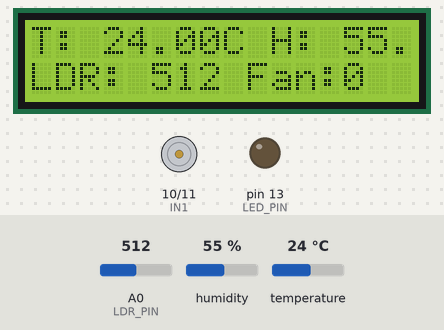
This sketch was run on a simulated Arduino Uno, built with avr-gcc and run on an emulated ATmega328P. On the bench: 16×2 character LCD, motor-driver pin pairs drawn as motors (green arrow = first pin HIGH = forward, orange = second pin HIGH = backward, longer = more drive, scaled by the enable pin), output pins drawn as LEDs (lit = HIGH). Inputs (shaded band) come from the test bench; at power-on: A0 (LDR_PIN) = 512, temperature 24 °C, humidity 55 %. What the sketch prints to the serial monitor is not drawn.

Above: at 1.2 s.
1.3 s: A0 (LDR_PIN) set to 790
At 2.8 s:
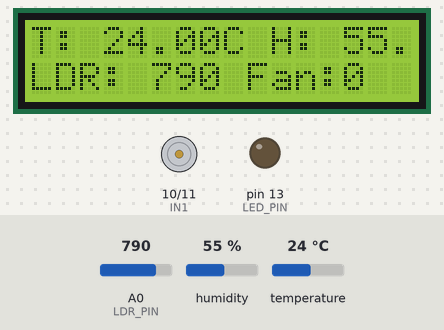
4.1 s: A0 (LDR_PIN) set to 819
At 5.6 s:
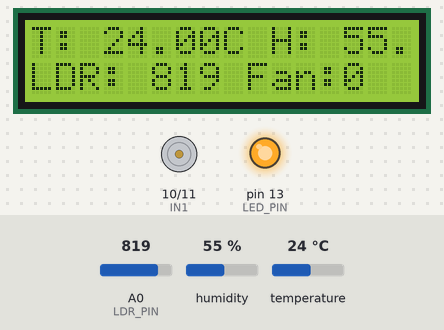
6.9 s: temperature set to 26 °C
At 9.1 s:
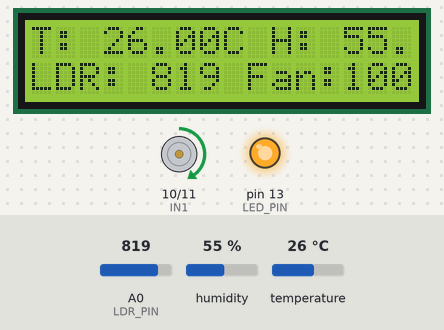
9.9 s: temperature set to 28 °C
12.7 s: temperature set to 31 °C
At 15.6 s:
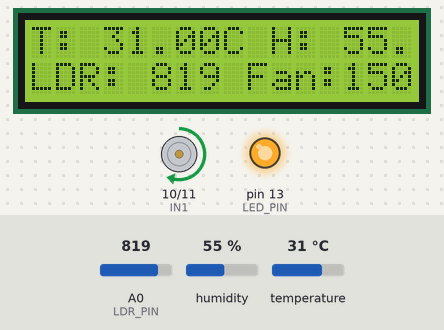
16.1 s: A0 (LDR_PIN) set to 511
At 17.4 s:
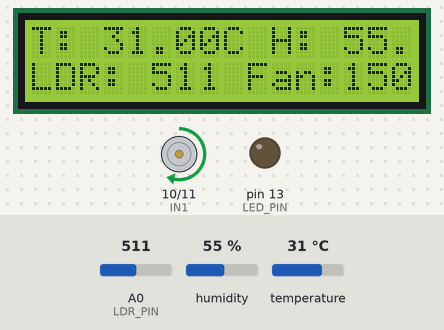
Timing chart, 0 to 19.1 s (numbered marks = the images above; inputs shaded):
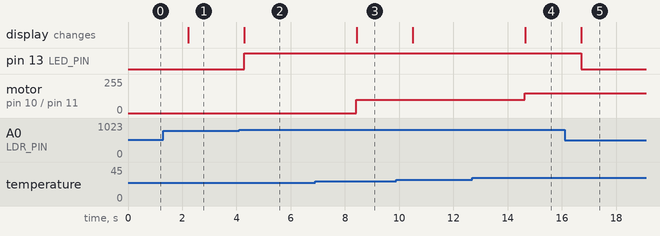

The sketch:

main2withLDR.ino
```cpp
#include <Wire.h>
#include <LiquidCrystal_I2C.h>
#include <DHT.h>

// Define LCD (I2C address: 0x27, 16x2 display)
LiquidCrystal_I2C lcd(0x27, 16, 2);

// Define DHT sensor
#define DHTPIN 8      // DHT11 connected to digital pin 8
#define DHTTYPE DHT11 // DHT11 sensor type
DHT dht(DHTPIN, DHTTYPE);

// Define motor driver pins
#define ENA 9   // PWM pin for speed control
#define IN1 10  // Motor direction
#define IN2 11  // Motor direction

// Define LDR and LED
#define LDR_PIN A0   // LDR sensor analog pin
#define LED_PIN 13   // LED output pin

void setup() {
  Serial.begin(9600); // Start Serial Monitor
  Serial.println("Temperature & LDR-Based Fan and Light Controller Initialized");

  // Initialize LCD
  lcd.init();
  lcd.backlight();
  lcd.setCursor(0, 0);
  lcd.print("Fan & Light Ctrl");

  // Initialize DHT sensor
  dht.begin();

  // Set motor pins as outputs
  pinMode(ENA, OUTPUT);
  pinMode(IN1, OUTPUT);
  pinMode(IN2, OUTPUT);

  // Set LED as output
  pinMode(LED_PIN, OUTPUT);

  // Ensure fan is off initially
  digitalWrite(IN1, LOW);
  digitalWrite(IN2, LOW);
  analogWrite(ENA, 0);

  // Ensure LED is OFF initially
  digitalWrite(LED_PIN, LOW);
}

void loop() {
  // Read temperature and humidity from DHT11
  float temperature = dht.readTemperature();
  float humidity = dht.readHumidity();

  // Read LDR sensor value
  int ldrValue = analogRead(LDR_PIN);

  // Check if the temperature reading is valid
  if (isnan(temperature) || isnan(humidity)) {
    Serial.println("Error: Failed to read from DHT11 sensor!");
    lcd.setCursor(0, 0);
    lcd.print("Temp Error!      ");
  } else {
    // Print temperature, humidity, and LDR value on LCD
    lcd.setCursor(0, 0);
    lcd.print("T: ");
    lcd.print(temperature);
    lcd.print("C H: ");
    lcd.print(humidity);
    lcd.print("% ");

    lcd.setCursor(0, 1);
    lcd.print("LDR: ");
    lcd.print(ldrValue);
    lcd.print("    "); // Clear previous characters

    // Print values on Serial Monitor
    Serial.print("Temperature: ");
    Serial.print(temperature);
    Serial.print(" C, Humidity: ");
    Serial.print(humidity);
    Serial.print("%, LDR Value: ");
    Serial.println(ldrValue);

    // Control fan speed based on temperature
    int fanSpeed = 0;

    if (temperature < 25) {
      fanSpeed = 0; // Fan OFF
    } else if (temperature >= 25 && temperature < 30) {
      fanSpeed = 100; // Low speed
    } else if (temperature >= 30 && temperature < 35) {
      fanSpeed = 150; // Medium speed
    } else {
      fanSpeed = 255; // High speed
    }

    // Print fan speed on Serial Monitor
    Serial.print("Fan Speed: ");
    Serial.println(fanSpeed);

    // Control motor driver (fan)
    if (fanSpeed > 0) {
      digitalWrite(IN1, HIGH);
      digitalWrite(IN2, LOW);
    } else {
      digitalWrite(IN1, LOW);
      digitalWrite(IN2, LOW);
    }

    analogWrite(ENA, fanSpeed); // Set speed

    // Print fan status on LCD
    lcd.setCursor(9, 1);
    lcd.print("Fan:");
    lcd.print(fanSpeed);
    lcd.print("  "); // Clear previous digits
  }

  // Control LED based on LDR value
  if (ldrValue > 800) {
    digitalWrite(LED_PIN, HIGH); // Turn LED ON
    Serial.println("LED: ON");
  } else if (ldrValue < 600){
    digitalWrite(LED_PIN, LOW); // Turn LED OFF
    Serial.println("LED: OFF");
  }

  delay(2000); // Wait 2 seconds before next reading
}
```

Measured:
- the behaviour switches between 800 and 801 on A0 (LDR_PIN) (found by bisection; images 1 and 2)
- the behaviour switches between 24 and 25 °C on temperature (found by bisection; images 2 and 3)
- the behaviour switches between 29 and 30 °C on temperature (found by bisection; images 3 and 4)
- after the input at 1.3 s, the display: changes after 0.92 s (image 1)
- after the input at 4.1 s, pin 13 (LED_PIN): LOW → HIGH after 0.19 s; the display: changes after 0.19 s (image 2)
- after the input at 6.9 s, motor on pin 10 (IN1) / pin 11 (IN2): stopped → forward 100/255 after 1.5 s; the display: changes after 1.5 s (image 3)
- after the input at 12.7 s, motor on pin 10 (IN1) / pin 11 (IN2): forward 100/255 → forward 150/255 after 1.9 s; the display: changes after 1.9 s (image 4)
- after the input at 16.1 s, pin 13 (LED_PIN): HIGH → LOW after 0.62 s; the display: changes after 0.62 s (image 5)
